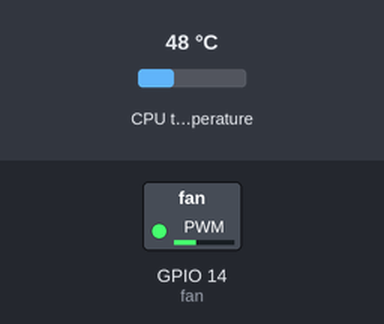
The program below on a simulated Raspberry Pi (BCM pin numbers). Shown: switched loads named in the program (green lamp = pin HIGH). The inputs (shaded band) are chosen by the test bench; at power-on: CPU temperature 48 °C.

Above: at 1.2 s.
1.3 s: CPU temperature set to 31 °C
At 5.6 s:
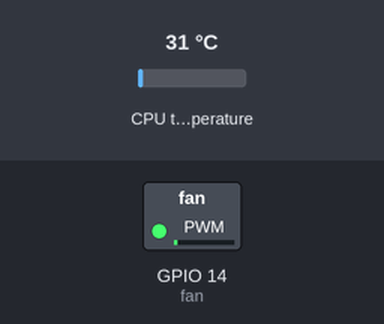
7.3 s: CPU temperature set to 58 °C
At 11.2 s:
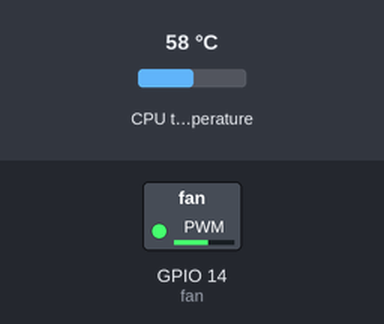
13.3 s: CPU temperature set to 71 °C
At 15.6 s:
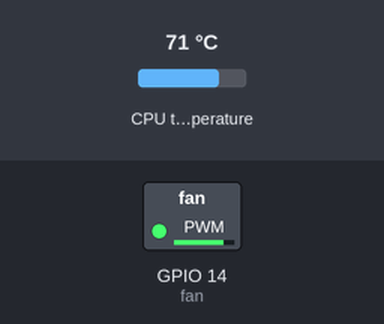
Timing chart, 0 to 17.1 s (numbered marks = the images above; inputs shaded):
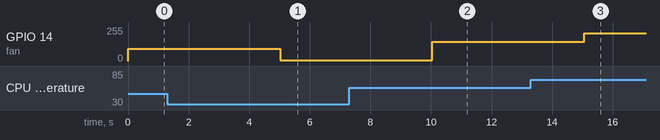

Measured:
- after the input at 1.3 s, GPIO 14 (fan): 92/255 → 5/255 after 3.7 s
- after the input at 7.3 s, GPIO 14 (fan): 5/255 → 143/255 after 2.7 s
- after the input at 13.3 s, GPIO 14 (fan): 143/255 → 209/255 after 1.8 s

The program:

Smooth_Controller.py
```python
import RPi.GPIO as IO          # Calling GPIO to allow use of the GPIO pins
import time                    # Calling time to allow delays to be used
import subprocess              # Calling subprocess to get the CPU temperature

IO.setwarnings(False)          # Do not show any GPIO warnings
IO.setmode (IO.BCM)            # BCM pin numbers - PIN8 as ‘GPIO14’
IO.setup(14,IO.OUT)            # Initialize GPIO14 as our fan output pin
fan = IO.PWM(14,100)           # Set GPIO14 as a PWM output, with 100Hz frequency (this should match your fans specified PWM frequency)
fan.start(0)                   # Generate a PWM signal with a 0% duty cycle (fan off)


minTemp = 30                 # Temperature and speed range variables, edit these to adjust max and min temperatures and speeds
maxTemp = 85
minSpeed = 0
maxSpeed = 110

def get_temp():                             # Function to read in the CPU temperature and return it as a float in degrees celcius
    output = subprocess.run(['vcgencmd', 'measure_temp'], capture_output=True)
    temp_str = output.stdout.decode()
    try:
        return float(temp_str.split('=')[1].split('\'')[0])
    except (IndexError, ValueError):
        raise RuntimeError('Could not get temperature')

def renormalize(n, range1, range2):         # Function to scale the read temperature to the fan speed range
    delta1 = range1[1] - range1[0]
    delta2 = range2[1] - range2[0]
    return (delta2 * (n - range1[0]) / delta1) + range2[0]

while 1:                                    # Execute loop forever
    temp = get_temp()                       # Get the current CPU temperature
    if temp < minTemp:                      # Constrain temperature to set range limits
        temp = minTemp
    elif temp > maxTemp:
        temp = maxTemp
    temp = int(renormalize(temp, [minTemp, maxTemp], [minSpeed, maxSpeed]))
    fan.ChangeDutyCycle(temp)               # Set fan duty based on temperature, from minSpeed to maxSpeed
    time.sleep(5)                           # Sleep for 5 seconds

print(f"[INFO] CPU Temp: {cpu_temp}°C → Fan PWM: {fan_speed}%")
```
